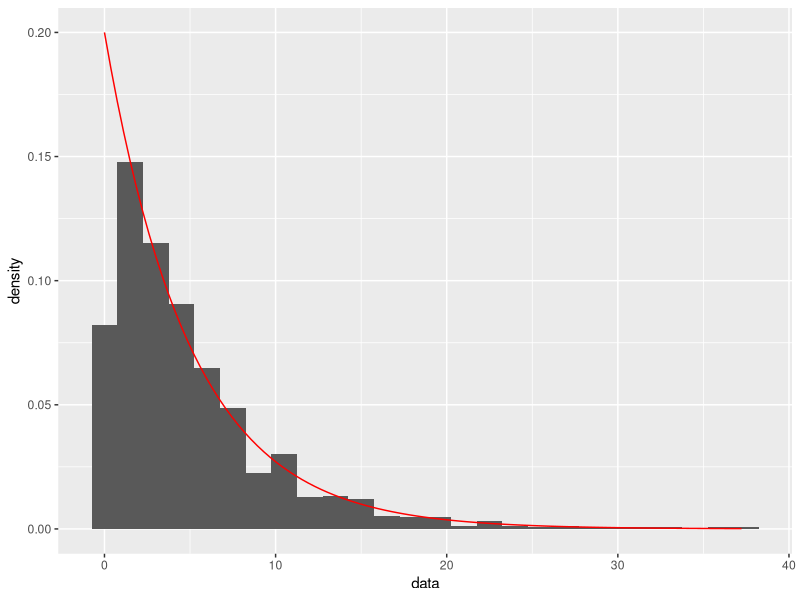
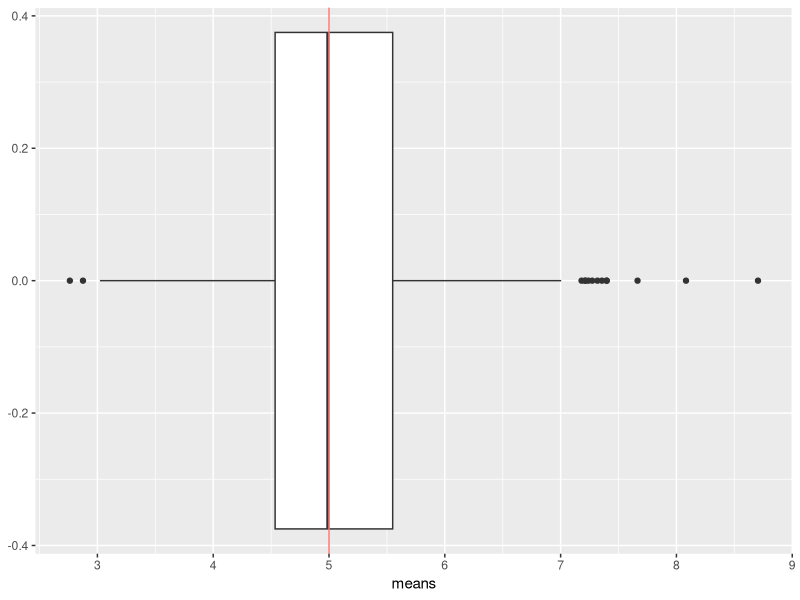
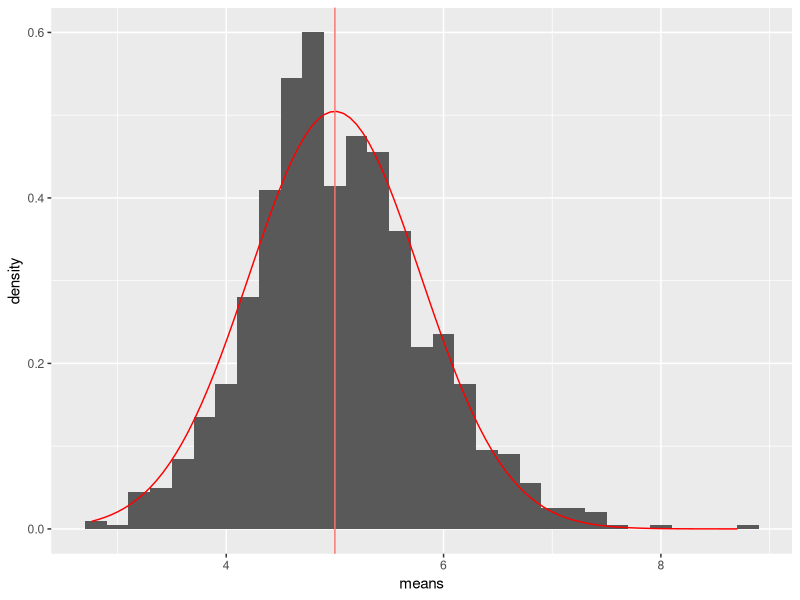
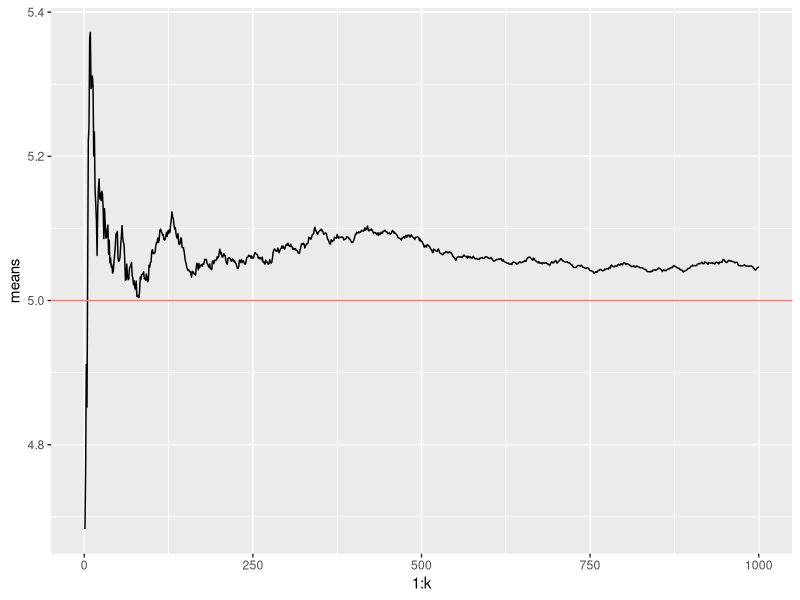

Reproduce these figures in R, in order.
## ---- chunk 1
knitr::opts_chunk$set(echo = TRUE)
library(ggplot2)
## ---- chunk 2
lambda = 0.2 # rate, mu = 5, sd = 5, var = 25
pop_mean = 1/lambda
pop_sd = 1/lambda
pop_var = pop_sd^2
## ---- chunk 3
n <- 40
k <- 1000
## ---- chunk 4
#' n: # number of rexp samples for each mean
#' k: # number of means
generate_means <- function(n, k, lambda) {
  #' collect k means, each with n samples, in an array
  sample_means = NULL
  for (i in 1:k) sample_means = c(sample_means, mean(rexp(n, lambda)))
  means_df <- data.frame(means = sample_means)
  means_df
}
## ---- chunk 5
df1 <- generate_means(n, k, lambda)
## ---- chunk 6
sample <- data.frame(data=rexp(k, lambda))
p2 <- ggplot(sample, aes(data))
p2 <- p2 + geom_histogram(aes(y=after_stat(density)), binwidth=1.5)
p2 + stat_function(fun=dexp, args=list(rate = lambda), colour="red", xlim=c(0, max(sample$data)))
## ---- chunk 7
p1 <- ggplot(df1, aes(means)) + theme(legend.position="none")
p1 + geom_boxplot() + geom_vline(aes(xintercept = pop_mean, colour = "red"))
## ---- chunk 8
p3 <- ggplot(df1, aes(means)) + theme(legend.position="none")
p3 <- p3 + geom_histogram(aes(y=after_stat(density)), binwidth=0.2)
p3 <- p3 + stat_function(fun=dnorm, args=list(mean=pop_mean, sd=pop_sd/sqrt(n)), colour="red")
p3 + geom_vline(aes(xintercept=pop_mean, colour="red"))
## ---- chunk 9
cumulative <- data.frame(means=cumsum(df1$means) / (1 : k))
p4 <- ggplot(cumulative, aes(x=1:k, y=means)) + theme(legend.position="none")
p4 + geom_line() + geom_hline(aes(yintercept=pop_mean, colour="red"))
